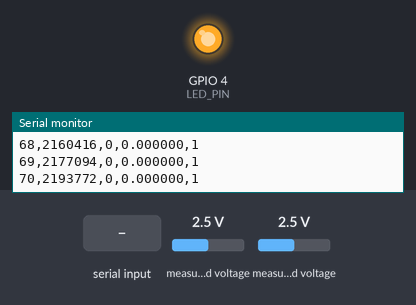
Simulated run of this sketch. Board: ESP32-S3. Shown: output pins drawn as LEDs (lit = HIGH), the last lines printed to the serial monitor. The inputs (shaded band) are chosen by the test bench; at power-on: measured voltage 2.5 V.

Above: at 2.2 s.
2.3 s: "L0\n" received over Serial
At 2.6 s:
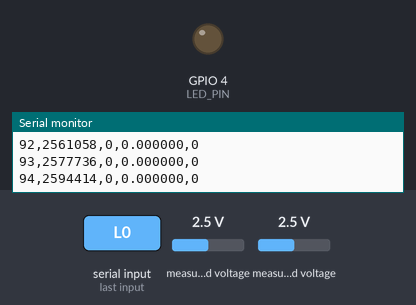
3.8 s: "L1\n" received over Serial
At 5.0 s:
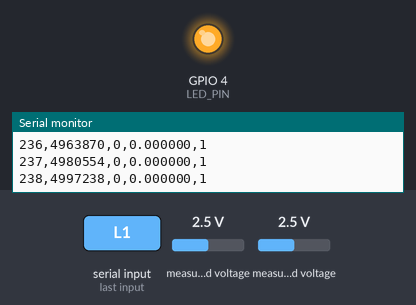
Timing chart, 0 to 6.8 s (numbered marks = the images above; inputs shaded):
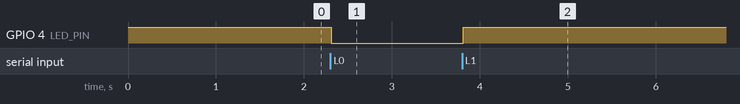

The sketch:

02_PPG_BPW34_ADS1115.ino
```cpp
#include <Wire.h>
#include <Adafruit_ADS1X15.h>
#include <string.h>

// Primera versión: LED rojo fijo + BPW34/TIA (MCP6002) + ADS1115 + ESP32-S3.
// A0 = salida del TIA; A1 = VREF_BUF (~1.65 V); lectura diferencial A0-A1.
// GPIO4 controla el transistor del LED rojo.

#define SDA_PIN 8
#define SCL_PIN 9
#define LED_PIN 4
#define ADS_ADDRESS 0x48  // ADDR conectado a GND
#define SERIAL_BAUD 115200

Adafruit_ADS1115 ads;
uint32_t sampleIndex = 0;
bool ledOn = true;

void processSerialCommands() {
  // Comandos no bloqueantes: L1 = LED encendido; L0 = LED apagado.
  static char command[4];
  static uint8_t pos = 0;

  while (Serial.available() > 0) {
    char c = (char)Serial.read();
    if (c == '\n' || c == '\r') {
      command[pos] = '\0';
      if (strcmp(command, "L1") == 0) {
        ledOn = true;
        digitalWrite(LED_PIN, HIGH);
        Serial.println("# LED=ON");
      } else if (strcmp(command, "L0") == 0) {
        ledOn = false;
        digitalWrite(LED_PIN, LOW);
        Serial.println("# LED=OFF");
      }
      pos = 0;
    } else if (pos < sizeof(command) - 1) {
      command[pos++] = c;
    } else {
      pos = 0; // descartar comando demasiado largo
    }
  }
}

void setup() {
  pinMode(LED_PIN, OUTPUT);
  digitalWrite(LED_PIN, HIGH);  // LED encendido para primera captura PPG

  Serial.begin(SERIAL_BAUD);
  delay(1000);

  Wire.begin(SDA_PIN, SCL_PIN);
  Wire.setClock(100000);

  if (!ads.begin(ADS_ADDRESS)) {
    digitalWrite(LED_PIN, LOW);
    Serial.println("# ERROR: ADS1115 no detectado en 0x48");
    while (true) delay(1000);
  }

  ads.setGain(GAIN_TWO);                 // +/-2.048 V diferencial
  ads.setDataRate(RATE_ADS1115_128SPS); // tasa nominal seleccionada

  Serial.println("# PPG BPW34 - MCP6002 - ADS1115");
  Serial.println("# A0=TIA_OUT; A1=VREF_BUF; medir diferencial A0-A1");
  Serial.println("# Comandos: L1 enciende LED; L0 apaga LED");
  Serial.println("sample_idx,t_us,adc_counts,differential_V,led_on");
}

void loop() {
  processSerialCommands();

  // Conversión diferencial en modo single-shot. La función espera el resultado.
  int16_t adcCounts = ads.readADC_Differential_0_1();
  uint32_t timestampUs = micros();
  float differentialV = ads.computeVolts(adcCounts);

  Serial.print(sampleIndex++);
  Serial.print(',');
  Serial.print(timestampUs);
  Serial.print(',');
  Serial.print(adcCounts);
  Serial.print(',');
  Serial.print(differentialV, 6);
  Serial.print(',');
  Serial.println(ledOn ? 1 : 0);
}
```

Measured:
- after the input at 2.3 s, GPIO 4 (LED_PIN): HIGH → LOW at once
- after the input at 3.8 s, GPIO 4 (LED_PIN): LOW → HIGH at once
